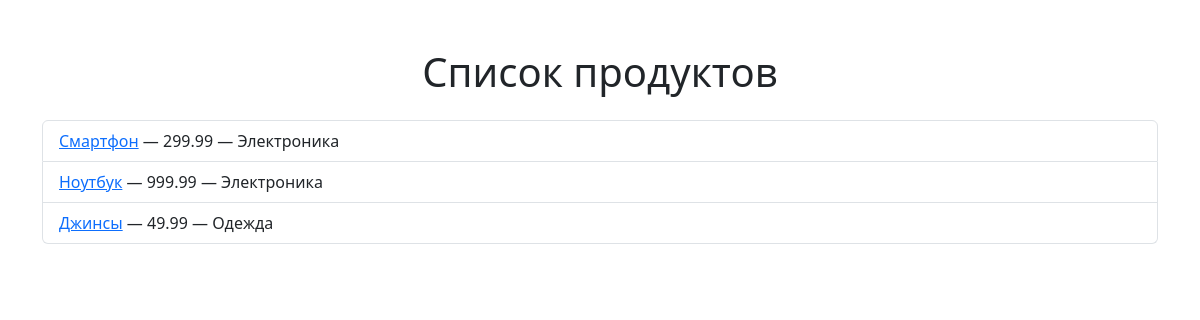
/catalog/products/, run on the app's committed database.
### catalog/models.py (models this page shows, shortened)
class Product(models.Model):
    name = models.CharField(max_length=100, verbose_name="Название продукта")
    price = models.DecimalField(max_digits=10, decimal_places=2, verbose_name="Цена")
    category = models.ForeignKey(Category, on_delete=models.CASCADE, verbose_name="Категория")
    stock = models.IntegerField(default=0, verbose_name="Количество на складе")
    class Meta:
        verbose_name = "Продукт"
        verbose_name_plural = "Продукты"

class Category(models.Model):
    name = models.CharField(max_length=100, verbose_name="Название категории")
    class Meta:
        verbose_name = "Категория"
        verbose_name_plural = "Категории"

### catalog/views.py (the view)
# urls.py: path('products/', product_list, name='product_list'),
def product_list(request):
    categories = Category.objects.all()
    products = Product.objects.filter(stock__gt=0)  # Фильтруем продукты
    context = {
        'categories': categories,
        'products': products,
    }
    return render(request, 'catalog/product_list.html', context)

### templates/catalog/product_list.html (shortened to what this page needs)
<!DOCTYPE html>
<html>
<head>
    <link href="https://cdn.jsdelivr.net/npm/bootstrap@5.3.0/dist/css/bootstrap.min.css" rel="stylesheet">
</head>
<body>
    <div class="container mt-5">
        <h1 class="text-center mb-4">Список продуктов</h1>
        <ul class="list-group">
            {% for product in products %}
                <li class="list-group-item">
                    <a href="{% url 'product_detail' product.id %}">{{ product.name }}</a> — {{ product.price }} — {{ product.category.name }}
                </li>
            {% endfor %}
        </ul>
    </div>
</body>
</html>

### data on the page
Product: name "Смартфон", price "299.99", category.name "Электроника"
Product: name "Ноутбук", price "999.99", category.name "Электроника"
Product: name "Джинсы", price "49.99", category.name "Одежда"
